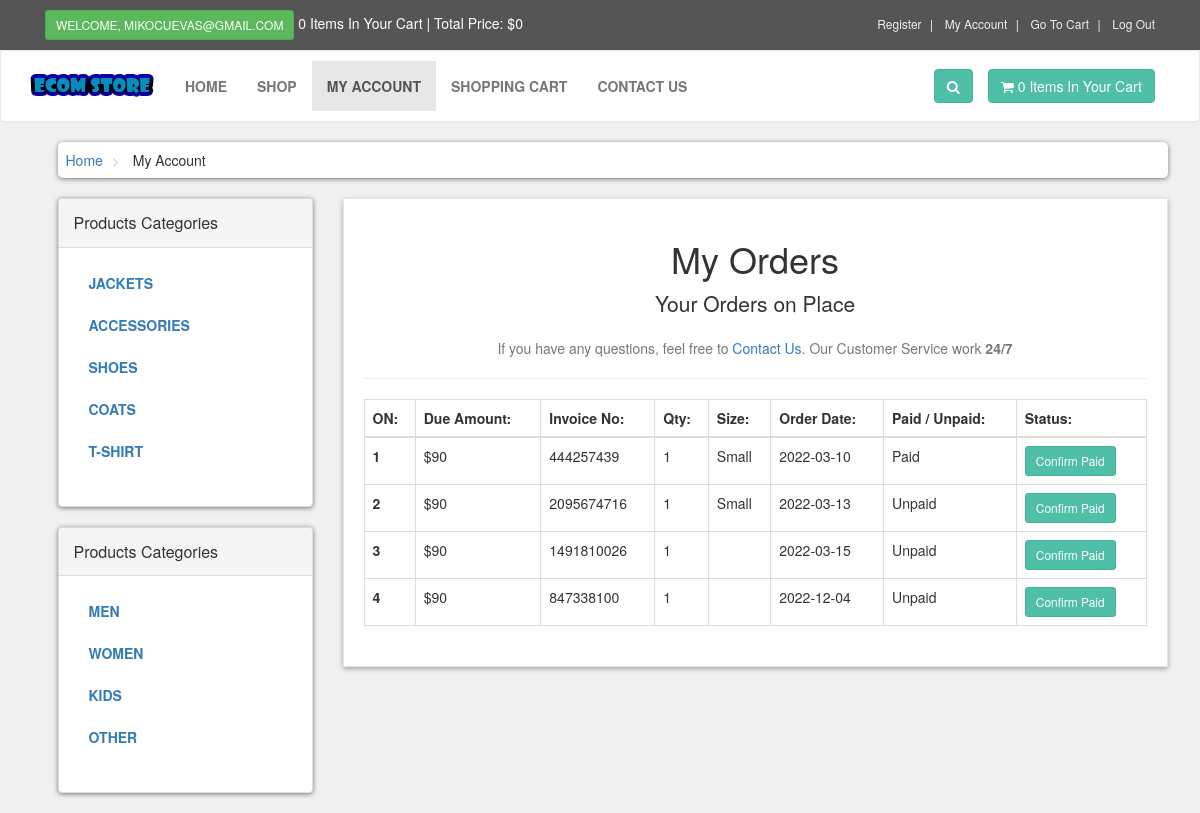
Page /customer/my_account.php?my_orders (signed in) on the committed database.
### tables this page shows
CREATE TABLE `product_categories` (
  `p_cat_id` int NOT NULL,
  `p_cat_title` text NOT NULL,
  `p_cat_desc` text NOT NULL
);

CREATE TABLE `categories` (
  `cat_id` int NOT NULL,
  `cat_title` text NOT NULL,
  `cat_desc` text NOT NULL
);

CREATE TABLE `customer_orders` (
  `order_id` int NOT NULL,
  `customer_id` int NOT NULL,
  `due_amount` int NOT NULL,
  `invoice_no` int NOT NULL,
  `qty` int NOT NULL,
  `size` text NOT NULL,
  `order_date` date NOT NULL,
  `order_status` text NOT NULL
);

### customer/my_orders.php (the view)
<center>
    <h1>My Orders</h1>
    <p class="lead"> Your Orders on Place</p>
    <p class="text-muted">
        If you have any questions, feel free to <a href="../contact.php">Contact Us</a>. Our Customer Service work <strong>24/7</strong>
    </p>
</center>
<hr>
<div class="table-responsive">
    <table class="table table-bordered table-hover">
        <thead>
            <tr>
               <th> ON: </th>
               <th> Due Amount: </th>
               <th> Invoice No: </th>
               <th> Qty: </th>
               <th> Size: </th>
               <th> Order Date: </th>
               <th> Paid / Unpaid: </th>
               <th> Status: </th>
            </tr>
        </thead>
        <tbody>
        <?php
            $customer_session = $_SESSION['customer_email'];
            $get_customer = "select * from customers where customer_email='$customer_session'";
            $row_customer = $pdo->query($get_customer)->fetch();
            $customer_id = $row_customer['customer_id'];
            $get_orders = "select * from customer_orders where customer_id='$customer_id'";
            $run_orders = $pdo->query($get_orders);
            $i = 0;
            while($row_orders = $run_orders->fetch()){
                $order_id = $row_orders['order_id'];
                $due_amount = $row_orders['due_amount'];
                $invoice_no = $row_orders['invoice_no'];
                $qty = $row_orders['qty'];
                $size = $row_orders['size'];
                $order_date = substr($row_orders['order_date'],0,11);
                $order_status = $row_orders['order_status'];
                $i++;
                if($order_status=='Pending'){
                    $order_status = 'Unpaid';
                }else{
                    $order_status = 'Paid';
                }
            ?>
            <tr>
                <th> <?php echo $i; ?> </th>
                <td> $<?php echo $due_amount; ?>  </td>
                <td> <?php echo $invoice_no; ?>  </td>
                <td> <?php echo $qty; ?>  </td>
                <td> <?php echo $size; ?>  </td>
                <td> <?php echo $order_date; ?>  </td>
                <td> <?php echo $order_status; ?>  </td>
                <td>
                    <a href="confirm.php?order_id=<?php echo $order_id; ?>" target="_blank" class="btn btn-primary btn-sm"> Confirm Paid </a>
                </td>
            </tr>
            <?php } ?>
        </tbody>
    </table>
</div>

### customer/functions/functions.php (shortened to what this page needs)
<?php
 include('products.php');
$cleardb_server = "us-cdbr-east-06.cleardb.net";
$cleardb_username = "b2ae6d05b1d12e";
$cleardb_password = "9571994f";
$cleardb_db = "heroku_263a939ba644f5a";
$host = $cleardb_server;
$username = $cleardb_username;
$password = $cleardb_password;
$db = $cleardb_db;
try {
    $pdo = new PDO("mysql:host=$host;dbname=$db", $username, $password);
    $pdo->setAttribute(PDO::ATTR_ERRMODE, PDO::ERRMODE_EXCEPTION);
    } catch(PDOException $e) {
    echo 'ERROR: ' . $e->getMessage();
}
?>
<?php
 function real_ip() {
    $ip = $_SERVER['REMOTE_ADDR'];
    return $ip;
}
function getPCategories(){
    global $pdo;
    $get_p_categories = "select * from product_categories";
    $run_p_categories = $pdo->query($get_p_categories);
    while($row_p_categories = $run_p_categories->fetch()) {
        $p_cat_id = $row_p_categories['p_cat_id'];
        $p_cat_title = $row_p_categories['p_cat_title'];
        echo "
            <li>
                <a href='shop.php?p_cat=$p_cat_id'> $p_cat_title </a>
            </li>
        ";
    }
}
function getCategories() {
    global $pdo;
    $get_categories = "select * from categories;";
    $run_categories = $pdo->query($get_categories);
    while($row_categories=$run_categories->fetch()) {
        $cat_id = $row_categories['cat_id'];
        $cat_title = $row_categories['cat_title'];
        echo "
            <li>
                <a href='shop.php?cat=$cat_id'> $cat_title</a>
            </li>
        ";
    }
}
function itemsInCart() {
    global $pdo;
    $ip_add = real_ip();
    $get_items = "select count(*) from cart where ip_add = '$ip_add'";
    $run_items = $pdo->query($get_items);
    $count_items = $run_items->fetchColumn();
    echo $count_items;
}
function cartTotal() {
    $total = 0;
    if($total == ''){
        echo "$0";
    } else {
        echo "$" . $total;
    }
}
?>

### customer/styles/style.css (style rules this page uses)
body { font-size: 14px; line-height: 1.42857143; color: #333; background-color: #F0F0F0; overflow-x: hidden; }
.btn-primary { color:rgb(255, 255, 255); background: rgb(79, 191, 168); border-color: rgb(65, 179, 156); }
#content .panel.sidebar-menu ul.nav.category-menu li a { text-transform: uppercase; font-weight: 600; }

### rows in the picture
product_categories: p_cat_title "JACKETS"
product_categories: p_cat_title "ACCESSORIES"
product_categories: p_cat_title "SHOES"
product_categories: p_cat_title "COATS"
product_categories: p_cat_title "T-SHIRT"
categories: cat_title "MEN"
categories: cat_title "WOMEN"
categories: cat_title "KIDS"
categories: cat_title "OTHER"
customer_orders: due_amount "90", invoice_no "444257439", qty "1", size "Small", order_date "2022-03-10", order_status "Paid"
customer_orders: due_amount "90", invoice_no "2095674716", qty "1", size "Small", order_date "2022-03-13", order_status "Unpaid"
customer_orders: due_amount "90", invoice_no "1491810026", qty "1", order_date "2022-03-15", order_status "Unpaid"
customer_orders: due_amount "90", invoice_no "847338100", qty "1", order_date "2022-12-04", order_status "Unpaid"

### other values in the picture
$_SESSION['customer_email'] "MIKOCUEVAS@GMAIL.COM"
$count_items "0 0"
$total "0"
